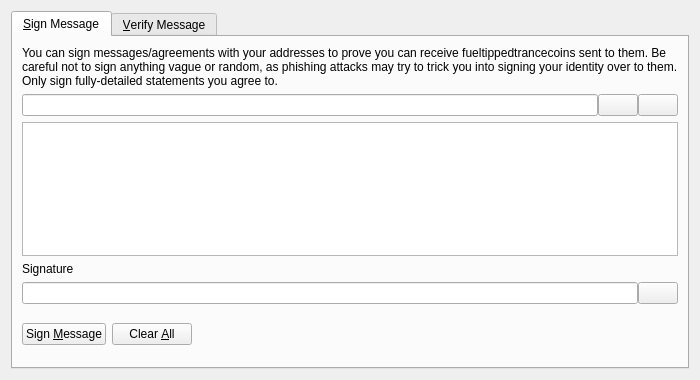
<?xml version="1.0" encoding="UTF-8"?>
<ui version="4.0">
 <class>SignVerifyMessageDialog</class>
 <widget class="QDialog" name="SignVerifyMessageDialog">
  <property name="geometry">
   <rect>
    <x>0</x>
    <y>0</y>
    <width>700</width>
    <height>380</height>
   </rect>
  </property>
  <property name="windowTitle">
   <string>Signatures - Sign / Verify a Message</string>
  </property>
  <property name="modal">
   <bool>true</bool>
  </property>
  <layout class="QVBoxLayout" name="verticalLayout">
   <item>
    <widget class="QTabWidget" name="tabWidget">
     <property name="currentIndex">
      <number>0</number>
     </property>
     <widget class="QWidget" name="tabSignMessage">
      <attribute name="title">
       <string>&amp;Sign Message</string>
      </attribute>
      <layout class="QVBoxLayout" name="verticalLayout_SM">
       <item>
        <widget class="QLabel" name="infoLabel_SM">
         <property name="text">
          <string>You can sign messages/agreements with your addresses to prove you can receive fueltippedtrancecoins sent to them. Be careful not to sign anything vague or random, as phishing attacks may try to trick you into signing your identity over to them. Only sign fully-detailed statements you agree to.</string>
         </property>
         <property name="textFormat">
          <enum>Qt::PlainText</enum>
         </property>
         <property name="wordWrap">
          <bool>true</bool>
         </property>
        </widget>
       </item>
       <item>
        <layout class="QHBoxLayout" name="horizontalLayout_1_SM">
         <property name="spacing">
          <number>0</number>
         </property>
         <item>
          <widget class="QValidatedLineEdit" name="addressIn_SM">
           <property name="toolTip">
            <string>The Fueltippedtrancecoin address to sign the message with</string>
           </property>
          </widget>
         </item>
         <item>
          <widget class="QPushButton" name="addressBookButton_SM">
           <property name="toolTip">
            <string>Choose previously used address</string>
           </property>
           <property name="text">
            <string/>
           </property>
           <property name="icon">
            <iconset resource="../bitcoin.qrc">
             <normaloff>:/icons/address-book</normaloff>:/icons/address-book</iconset>
           </property>
           <property name="shortcut">
            <string>Alt+A</string>
           </property>
           <property name="autoDefault">
            <bool>false</bool>
           </property>
          </widget>
         </item>
         <item>
          <widget class="QPushButton" name="pasteButton_SM">
           <property name="toolTip">
            <string>Paste address from clipboard</string>
           </property>
           <property name="text">
            <string/>
           </property>
           <property name="icon">
            <iconset resource="../bitcoin.qrc">
             <normaloff>:/icons/editpaste</normaloff>:/icons/editpaste</iconset>
           </property>
           <property name="shortcut">
            <string>Alt+P</string>
           </property>
           <property name="autoDefault">
            <bool>false</bool>
           </property>
          </widget>
         </item>
        </layout>
       </item>
       <item>
        <widget class="QPlainTextEdit" name="messageIn_SM">
         <property name="toolTip">
          <string>Enter the message you want to sign here</string>
         </property>
        </widget>
       </item>
       <item>
        <widget class="QLabel" name="signatureLabel_SM">
         <property name="text">
          <string>Signature</string>
         </property>
         <property name="textFormat">
          <enum>Qt::PlainText</enum>
         </property>
        </widget>
       </item>
       <item>
        <layout class="QHBoxLayout" name="horizontalLayout_2_SM">
         <property name="spacing">
          <number>0</number>
         </property>
         <item>
          <widget class="QLineEdit" name="signatureOut_SM">
           <property name="font">
            <font>
             <italic>true</italic>
            </font>
           </property>
           <property name="readOnly">
            <bool>true</bool>
           </property>
          </widget>
         </item>
         <item>
          <widget class="QPushButton" name="copySignatureButton_SM">
           <property name="toolTip">
            <string>Copy the current signature to the system clipboard</string>
           </property>
           <property name="text">
            <string/>
           </property>
           <property name="icon">
            <iconset resource="../bitcoin.qrc">
             <normaloff>:/icons/editcopy</normaloff>:/icons/editcopy</iconset>
           </property>
           <property name="autoDefault">
            <bool>false</bool>
           </property>
          </widget>
         </item>
        </layout>
       </item>
       <item>
        <layout class="QHBoxLayout" name="horizontalLayout_3_SM">
         <item>
          <widget class="QPushButton" name="signMessageButton_SM">
           <property name="toolTip">
            <string>Sign the message to prove you own this Fueltippedtrancecoin address</string>
           </property>
           <property name="text">
            <string>Sign &amp;Message</string>
           </property>
           <property name="icon">
            <iconset resource="../bitcoin.qrc">
             <normaloff>:/icons/edit</normaloff>:/icons/edit</iconset>
           </property>
           <property name="autoDefault">
            <bool>false</bool>
           </property>
          </widget>
         </item>
         <item>
          <widget class="QPushButton" name="clearButton_SM">
           <property name="toolTip">
            <string>Reset all sign message fields</string>
           </property>
           <property name="text">
            <string>Clear &amp;All</string>
           </property>
           <property name="icon">
            <iconset resource="../bitcoin.qrc">
             <normaloff>:/icons/remove</normaloff>:/icons/remove</iconset>
           </property>
           <property name="autoDefault">
            <bool>false</bool>
           </property>
          </widget>
         </item>
         <item>
          <spacer name="horizontalSpacer_1_SM">
           <property name="orientation">
            <enum>Qt::Horizontal</enum>
           </property>
           <property name="sizeHint" stdset="0">
            <size>
             <width>40</width>
             <height>48</height>
            </size>
           </property>
          </spacer>
         </item>
         <item>
          <widget class="QLabel" name="statusLabel_SM">
           <property name="font">
            <font>
             <weight>75</weight>
             <bold>true</bold>
            </font>
           </property>
           <property name="text">
            <string/>
           </property>
           <property name="wordWrap">
            <bool>true</bool>
           </property>
          </widget>
         </item>
         <item>
          <spacer name="horizontalSpacer_2_SM">
           <property name="orientation">
            <enum>Qt::Horizontal</enum>
           </property>
           <property name="sizeHint" stdset="0">
            <size>
             <width>40</width>
             <height>48</height>
            </size>
           </property>
          </spacer>
         </item>
        </layout>
       </item>
      </layout>
     </widget>
     <widget class="QWidget" name="tabVerifyMessage">
      <attribute name="title">
       <string>&amp;Verify Message</string>
      </attribute>
      <layout class="QVBoxLayout" name="verticalLayout_VM">
       <item>
        <widget class="QLabel" name="infoLabel_VM">
         <property name="text">
          <string>Enter the receiver's address, message (ensure you copy line breaks, spaces, tabs, etc. exactly) and signature below to verify the message. Be careful not to read more into the signature than what is in the signed message itself, to avoid being tricked by a man-in-the-middle attack. Note that this only proves the signing party receives with the address, it cannot prove sendership of any transaction!</string>
         </property>
         <property name="textFormat">
          <enum>Qt::PlainText</enum>
         </property>
         <property name="alignment">
          <set>Qt::AlignLeading|Qt::AlignLeft|Qt::AlignTop</set>
         </property>
         <property name="wordWrap">
          <bool>true</bool>
         </property>
        </widget>
       </item>
       <item>
        <layout class="QHBoxLayout" name="horizontalLayout_1_VM">
         <property name="spacing">
          <number>0</number>
         </property>
         <item>
          <widget class="QValidatedLineEdit" name="addressIn_VM">
           <property name="toolTip">
            <string>The Fueltippedtrancecoin address the message was signed with</string>
           </property>
          </widget>
         </item>
         <item>
          <widget class="QPushButton" name="addressBookButton_VM">
           <property name="toolTip">
            <string>Choose previously used address</string>
           </property>
           <property name="text">
            <string/>
           </property>
           <property name="icon">
            <iconset resource="../bitcoin.qrc">
             <normaloff>:/icons/address-book</normaloff>:/icons/address-book</iconset>
           </property>
           <property name="shortcut">
            <string>Alt+A</string>
           </property>
           <property name="autoDefault">
            <bool>false</bool>
           </property>
          </widget>
         </item>
        </layout>
       </item>
       <item>
        <widget class="QPlainTextEdit" name="messageIn_VM"/>
       </item>
       <item>
        <widget class="QValidatedLineEdit" name="signatureIn_VM"/>
       </item>
       <item>
        <layout class="QHBoxLayout" name="horizontalLayout_2_VM">
         <item>
          <widget class="QPushButton" name="verifyMessageButton_VM">
           <property name="toolTip">
            <string>Verify the message to ensure it was signed with the specified Fueltippedtrancecoin address</string>
           </property>
           <property name="text">
            <string>Verify &amp;Message</string>
           </property>
           <property name="icon">
            <iconset resource="../bitcoin.qrc">
             <normaloff>:/icons/transaction_0</normaloff>:/icons/transaction_0</iconset>
           </property>
           <property name="autoDefault">
            <bool>false</bool>
           </property>
          </widget>
         </item>
         <item>
          <widget class="QPushButton" name="clearButton_VM">
           <property name="toolTip">
            <string>Reset all verify message fields</string>
           </property>
           <property name="text">
            <string>Clear &amp;All</string>
           </property>
           <property name="icon">
            <iconset resource="../bitcoin.qrc">
             <normaloff>:/icons/remove</normaloff>:/icons/remove</iconset>
           </property>
           <property name="autoDefault">
            <bool>false</bool>
           </property>
          </widget>
         </item>
         <item>
          <spacer name="horizontalSpacer_1_VM">
           <property name="orientation">
            <enum>Qt::Horizontal</enum>
           </property>
           <property name="sizeHint" stdset="0">
            <size>
             <width>40</width>
             <height>48</height>
            </size>
           </property>
          </spacer>
         </item>
         <item>
          <widget class="QLabel" name="statusLabel_VM">
           <property name="font">
            <font>
             <weight>75</weight>
             <bold>true</bold>
            </font>
           </property>
           <property name="text">
            <string/>
           </property>
           <property name="wordWrap">
            <bool>true</bool>
           </property>
          </widget>
         </item>
         <item>
          <spacer name="horizontalSpacer_2_VM">
           <property name="orientation">
            <enum>Qt::Horizontal</enum>
           </property>
           <property name="sizeHint" stdset="0">
            <size>
             <width>40</width>
             <height>48</height>
            </size>
           </property>
          </spacer>
         </item>
        </layout>
       </item>
      </layout>
     </widget>
    </widget>
   </item>
  </layout>
 </widget>
 <customwidgets>
  <customwidget>
   <class>QValidatedLineEdit</class>
   <extends>QLineEdit</extends>
   <header>qt/qvalidatedlineedit.h</header>
  </customwidget>
 </customwidgets>
 <resources>
  <include location="../bitcoin.qrc"/>
 </resources>
 <connections/>
</ui>
